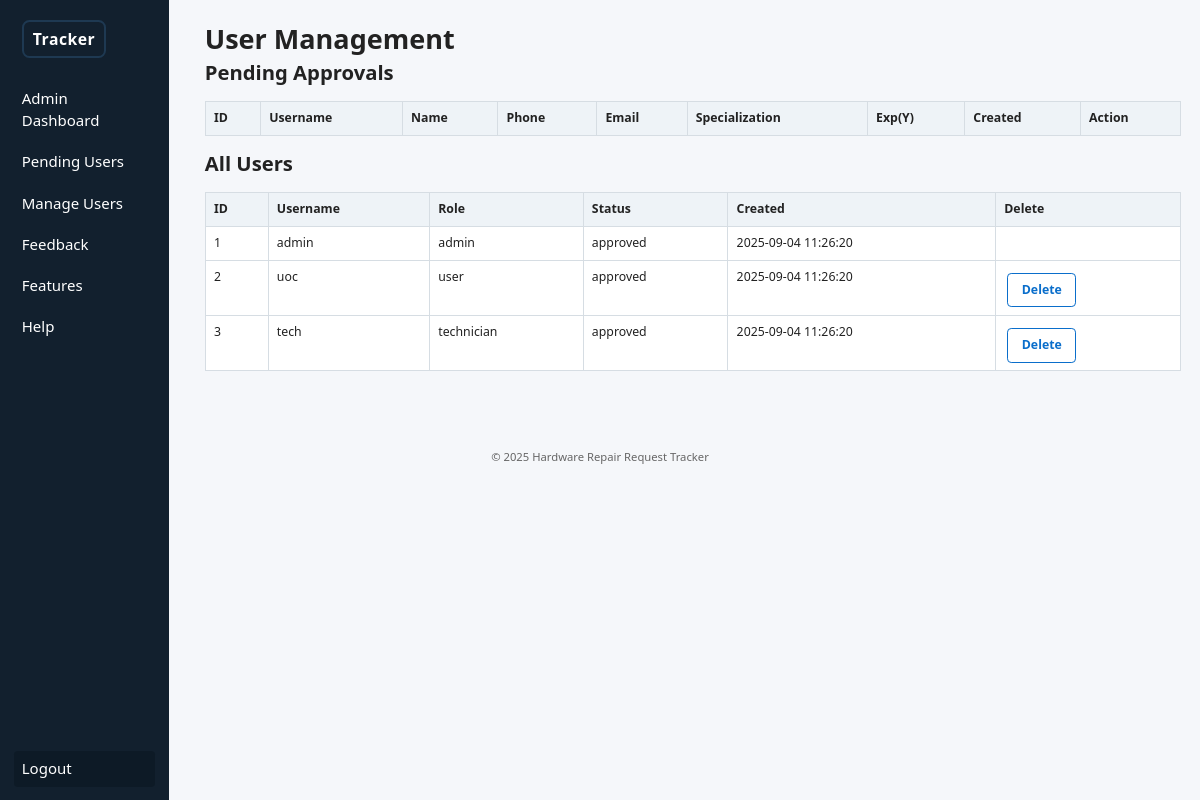
The page /admin/users.php (signed in) on the database its author committed.
### tables this page shows
CREATE TABLE users (
  user_id INT AUTO_INCREMENT PRIMARY KEY,
  username VARCHAR(50) NOT NULL UNIQUE,
  password VARCHAR(255) NOT NULL,
  role ENUM('admin','user','technician') NOT NULL DEFAULT 'user',
  status ENUM('pending','approved','rejected') NOT NULL DEFAULT 'pending',
  is_disabled TINYINT(1) NOT NULL DEFAULT 0,
  created_at TIMESTAMP DEFAULT CURRENT_TIMESTAMP
);

### admin/users.php (the view, shortened to what this page needs)
<?php
require_once __DIR__ . '/../db.php';
$all     = $mysqli->query("SELECT user_id,username,role,status,created_at FROM users ORDER BY created_at DESC");
?>
<?php include __DIR__ . '/../partials/header.php'; ?>
<h1>User Management</h1>
<h2>Pending Approvals</h2>
<table class="table">
	<tr>
		<th>ID</th>
		<th>Username</th>
		<th>Name</th>
		<th>Phone</th>
		<th>Email</th>
		<th>Specialization</th>
		<th>Exp(Y)</th>
		<th>Created</th>
		<th>Action</th>
	</tr>
</table>
<h2>All Users</h2>
<table class="table">
	<tr>
		<th>ID</th>
		<th>Username</th>
		<th>Role</th>
		<th>Status</th>
		<th>Created</th>
		<th>Delete</th>
	</tr>
	<?php while ($row = $all->fetch_assoc()): ?>
		<tr>
			<td><?= $row['user_id'] ?></td>
			<td><?= htmlspecialchars($row['username']) ?></td>
			<td><?= $row['role'] ?></td>
			<td><?= $row['status'] ?></td>
			<td><?= $row['created_at'] ?></td>
			<td>
				<?php if ($row['user_id'] != 1): ?>
					<a data-confirm="Delete user?" class="btn outline" href="?delete=<?= $row['user_id'] ?>">Delete</a>
				<?php endif; ?>
			</td>
		</tr>
	<?php endwhile; ?>
</table>
<?php include __DIR__ . '/../partials/footer.php'; ?>

### assets/css/style.css (style rules this page uses)
* { box-sizing: border-box; font-family: system-ui, -apple-system, Segoe UI, Roboto, sans-serif; margin: 0; padding: 0 }
html { font-size: 15px; }
body { background: #f5f7fa; color: #222; line-height: 1.45; font-size: .9rem; }
a { color: #0a6ecb; text-decoration: none }
button, .btn { display: inline-block; background: #0a6ecb; color: #fff; border: none; padding: .5rem .9rem; border-radius: .28rem; font-size: .82rem; font-weight: 600; cursor: pointer; margin: .3rem .2rem 0; }
.btn.outline { background: #fff; color: #0a6ecb; border: 1px solid #0a6ecb }
.table { width: 100%; border-collapse: collapse; margin: .9rem 0; background: #fff }
.table th, .table td { padding: .5rem .55rem; border: 1px solid #d6dde3; font-size: .82rem; text-align: left; vertical-align: top }
.table th { background: #eef3f7; font-weight: 600 }

### rows shown on the page
users: user_id "1", username "admin", role "admin", status "approved", created_at "2025-09-04 11:26:20"
users: user_id "2", username "uoc", role "user", status "approved", created_at "2025-09-04 11:26:20"
users: user_id "3", username "tech", role "technician", status "approved", created_at "2025-09-04 11:26:20"
